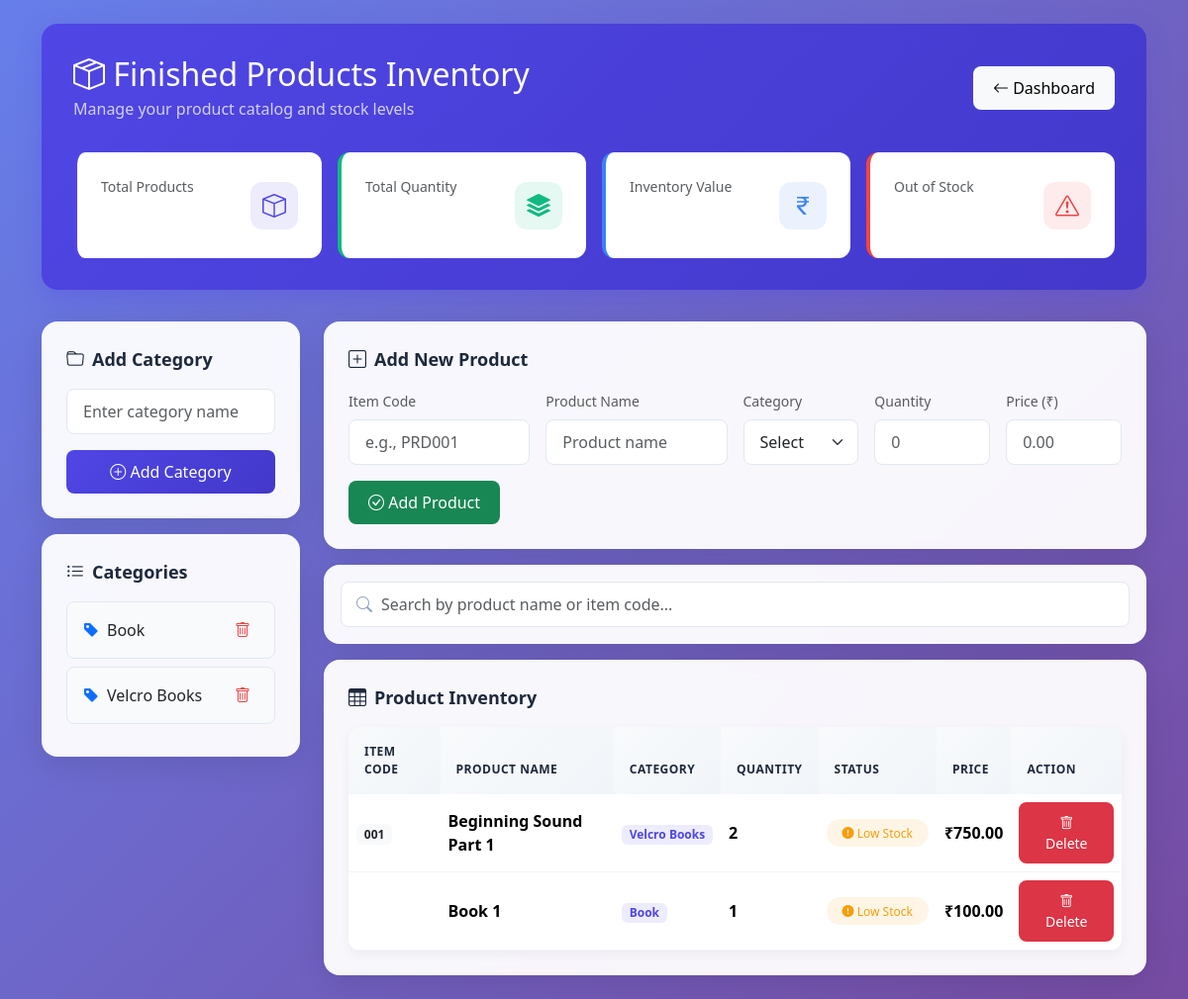
/finished_products.php (signed in), run on the app's committed database.
### tables this page shows
CREATE TABLE `product_categories` (
  `Category_ID` int(11) NOT NULL,
  `Category_Name` varchar(100) NOT NULL
);

CREATE TABLE `finished_products` (
  `Product_ID` int(11) NOT NULL,
  `Product_Code` varchar(50) DEFAULT NULL,
  `Product_Name` varchar(100) NOT NULL,
  `Item_Code` varchar(50) DEFAULT NULL,
  `Category` enum('Book','Toy') NOT NULL,
  `Quantity` int(11) NOT NULL DEFAULT 0,
  `Price` decimal(10,2) NOT NULL DEFAULT 0.00,
  `Created_At` timestamp NOT NULL DEFAULT current_timestamp(),
  `Category_ID` int(11) NOT NULL,
  `Min_Level` int(11) NOT NULL DEFAULT 5,
  `Min_Required` int(11) NOT NULL DEFAULT 5,
  `is_active` tinyint(4) DEFAULT 1
);

### finished_products.php (the view, shortened to what this page needs)
<?php
include 'db_connect.php';
$search = $_GET['search'] ?? '';
$where = $search ? "WHERE Product_Name LIKE '%$search%' OR Product_Code LIKE '%$search%'" : "";
$products = $conn->query("
SELECT p.*, c.Category_Name
FROM FINISHED_PRODUCTS p
LEFT JOIN PRODUCT_CATEGORIES c ON p.Category_ID=c.Category_ID
$where
ORDER BY p.Product_ID DESC
");
$cats = $conn->query("SELECT * FROM PRODUCT_CATEGORIES ORDER BY Category_Name");
$stats = $conn->query("
    SELECT
        COUNT(*) as total_products,
        SUM(Quantity) as total_quantity,
        SUM(Quantity * Price) as inventory_value,
        SUM(CASE WHEN Quantity = 0 THEN 1 ELSE 0 END) as out_of_stock
    FROM FINISHED_PRODUCTS
")->fetch_assoc();
?>
<!DOCTYPE html>
<html>
<head>
<link href="https://cdn.jsdelivr.net/npm/bootstrap@5.3.3/dist/css/bootstrap.min.css" rel="stylesheet">
<link href="https://cdn.jsdelivr.net/npm/bootstrap-icons@1.11.0/font/bootstrap-icons.css" rel="stylesheet">
</head>
<body>
<div class="container py-4">
<div class="header-section animate-in">
    <div class="d-flex justify-content-between align-items-center mb-3">
        <div>
            <h2 class="mb-1"><i class="bi bi-box-seam"></i> Finished Products Inventory</h2>
            <p class="mb-0 opacity-75">Manage your product catalog and stock levels</p>
        </div>
        <a href="index.php" class="btn btn-light btn-custom">
            <i class="bi bi-arrow-left"></i> Dashboard
        </a>
    </div>
    <div class="row g-3 mt-3">
        <div class="col-md-3">
            <div class="stat-card">
                <div class="d-flex justify-content-between align-items-center">
                    <div>
                        <div class="text-muted small mb-1">Total Products</div>
                        <h3 class="mb-0"><?= $stats['total_products'] ?></h3>
                    </div>
                    <div class="stat-icon" style="background: rgba(79, 70, 229, 0.1); color: var(--primary);">
                        <i class="bi bi-box"></i>
                    </div>
                </div>
            </div>
        </div>
        <div class="col-md-3">
            <div class="stat-card" style="border-left-color: var(--success);">
                <div class="d-flex justify-content-between align-items-center">
                    <div>
                        <div class="text-muted small mb-1">Total Quantity</div>
                        <h3 class="mb-0"><?= number_format($stats['total_quantity']) ?></h3>
                    </div>
                    <div class="stat-icon" style="background: rgba(16, 185, 129, 0.1); color: var(--success);">
                        <i class="bi bi-stack"></i>
                    </div>
                </div>
            </div>
        </div>
        <div class="col-md-3">
            <div class="stat-card" style="border-left-color: var(--info);">
                <div class="d-flex justify-content-between align-items-center">
                    <div>
                        <div class="text-muted small mb-1">Inventory Value</div>
                        <h3 class="mb-0">₹<?= number_format($stats['inventory_value'], 2) ?></h3>
                    </div>
                    <div class="stat-icon" style="background: rgba(59, 130, 246, 0.1); color: var(--info);">
                        <i class="bi bi-currency-rupee"></i>
                    </div>
                </div>
            </div>
        </div>
        <div class="col-md-3">
            <div class="stat-card" style="border-left-color: var(--danger);">
                <div class="d-flex justify-content-between align-items-center">
                    <div>
                        <div class="text-muted small mb-1">Out of Stock</div>
                        <h3 class="mb-0"><?= $stats['out_of_stock'] ?></h3>
                    </div>
                    <div class="stat-icon" style="background: rgba(239, 68, 68, 0.1); color: var(--danger);">
                        <i class="bi bi-exclamation-triangle"></i>
                    </div>
                </div>
            </div>
        </div>
    </div>
</div>
<div class="row g-4">
<div class="col-lg-3">
    <div class="glass-card p-4 animate-in">
        <div class="section-title">
            <i class="bi bi-folder"></i>
            Add Category
        </div>
        <form method="post">
            <div class="mb-3">
                <input class="form-control" name="category_name" placeholder="Enter category name" required>
            </div>
            <button name="add_category" class="btn btn-primary-custom btn-custom w-100">
                <i class="bi bi-plus-circle"></i> Add Category
            </button>
        </form>
    </div>
    <div class="glass-card p-4 mt-3 animate-in" style="animation-delay: 0.1s;">
        <div class="section-title">
            <i class="bi bi-list-ul"></i>
            Categories
        </div>
        <div style="max-height: 400px; overflow-y: auto;">
            <?php while($c=$cats->fetch_assoc()): ?>
            <div class="category-item">
                <div class="d-flex justify-content-between align-items-center">
                    <span><i class="bi bi-tag-fill me-2 text-primary"></i><?= $c['Category_Name'] ?></span>
                    <button onclick="return confirm('Delete this category?')" class="delete-btn"
                            onclick="window.location.href='?del_cat=<?= $c['Category_ID'] ?>'">
                        <i class="bi bi-trash"></i>
                    </button>
                </div>
            </div>
            <?php endwhile; ?>
        </div>
    </div>
</div>
<div class="col-lg-9">
    <div class="glass-card p-4 animate-in" style="animation-delay: 0.2s;">
        <div class="section-title">
            <i class="bi bi-plus-square"></i>
            Add New Product
        </div>
        <form method="post">
            <div class="row g-3">
                <div class="col-md-6 col-lg-3">
                    <label class="form-label small text-muted">Item Code</label>
                    <input class="form-control" name="code" placeholder="e.g., PRD001" required>
                </div>
                <div class="col-md-6 col-lg-3">
                    <label class="form-label small text-muted">Product Name</label>
                    <input class="form-control" name="name" placeholder="Product name" required>
                </div>
                <div class="col-md-6 col-lg-2">
                    <label class="form-label small text-muted">Category</label>
                    <select class="form-select" name="category" required>
                        <option value="">Select</option>
                    </select>
                </div>
                <div class="col-md-6 col-lg-2">
                    <label class="form-label small text-muted">Quantity</label>
                    <input class="form-control" name="qty" type="number" placeholder="0" required>
                </div>
                <div class="col-md-6 col-lg-2">
                    <label class="form-label small text-muted">Price (₹)</label>
                    <input class="form-control" name="price" type="number" step="0.01" placeholder="0.00" required>
                </div>
                <div class="col-12">
                    <button name="add_product" class="btn btn-success btn-custom">
                        <i class="bi bi-check-circle"></i> Add Product
                    </button>
                </div>
            </div>
        </form>
    </div>
    <div class="glass-card p-3 mt-3 animate-in" style="animation-delay: 0.3s;">
        <form class="search-wrapper">
            <i class="bi bi-search"></i>
            <input class="form-control" name="search" value="<?= htmlspecialchars($search) ?>"
                   placeholder="Search by product name or item code...">
        </form>
    </div>
    <div class="glass-card p-4 mt-3 animate-in" style="animation-delay: 0.4s;">
        <div class="section-title mb-3">
            <i class="bi bi-table"></i>
            Product Inventory
        </div>
        <div class="table-container">
            <div class="table-responsive">
                <table class="table table-hover align-middle">
                    <thead>
                        <tr>
                            <th>ITEM CODE</th>
                            <th>PRODUCT NAME</th>
                            <th>CATEGORY</th>
                            <th>QUANTITY</th>
                            <th>STATUS</th>
                            <th>PRICE</th>
                            <th>ACTION</th>
                        </tr>
                    </thead>
                    <tbody>
                        <?php while($p=$products->fetch_assoc()): ?>
                        <tr>
                            <td><span class="badge bg-light text-dark"><?= $p['Product_Code'] ?></span></td>
                            <td><strong><?= $p['Product_Name'] ?></strong></td>
                            <td><span class="badge" style="background: rgba(79, 70, 229, 0.1); color: var(--primary);"><?= $p['Category_Name'] ?></span></td>
                            <td><strong><?= $p['Quantity'] ?></strong></td>
                            <td>
                                <?php if($p['Quantity'] > 10): ?>
                                    <span class="badge badge-custom" style="background: rgba(16, 185, 129, 0.1); color: var(--success);">
                                        <i class="bi bi-check-circle-fill"></i> In Stock
                                    </span>
                                <?php elseif($p['Quantity'] > 0): ?>
                                    <span class="badge badge-custom" style="background: rgba(245, 158, 11, 0.1); color: var(--warning);">
                                        <i class="bi bi-exclamation-circle-fill"></i> Low Stock
                                    </span>
                                <?php else: ?>
                                    <span class="badge badge-custom" style="background: rgba(239, 68, 68, 0.1); color: var(--danger);">
                                        <i class="bi bi-x-circle-fill"></i> Out of Stock
                                    </span>
                                <?php endif; ?>
                            </td>
                            <td><strong>₹<?= number_format($p['Price'], 2) ?></strong></td>
                            <td>
                                <a href="?del_product=<?= $p['Product_ID'] ?>"
                                   class="btn btn-sm btn-danger btn-custom"
                                   onclick="return confirm('Are you sure you want to delete this product?')">
                                    <i class="bi bi-trash"></i> Delete
                                </a>
                            </td>
                        </tr>
                        <?php endwhile; ?>
                    </tbody>
                </table>
            </div>
        </div>
    </div>
</div>
</div>
</div>
</body>
</html>

### finished_products.php (style rules this page uses)
:root { --primary: #4f46e5; --primary-dark: #4338ca; --success: #10b981; --danger: #ef4444; --warning: #f59e0b; --info: #3b82f6; --light: #f8fafc; --dark: #1e293b; }
body { background: linear-gradient(135deg, #667eea 0%, #764ba2 100%); min-height: 100vh; font-family: 'Segoe UI', system-ui, sans-serif; }
.glass-card { background: rgba(255, 255, 255, 0.95); backdrop-filter: blur(10px); border-radius: 16px; border: 1px solid rgba(255, 255, 255, 0.3); box-shadow: 0 8px 32px rgba(0, 0, 0, 0.1); }
.header-section { background: linear-gradient(135deg, var(--primary) 0%, var(--primary-dark) 100%); border-radius: 16px; padding: 2rem; color: white; margin-bottom: 2rem; box-shadow: 0 8px 24px rgba(79, 70, 229, 0.3); }
.stat-card { background: white; border-radius: 12px; padding: 1.5rem; transition: transform 0.2s, box-shadow 0.2s; border-left: 4px solid var(--primary); }
.stat-icon { width: 48px; height: 48px; border-radius: 12px; display: flex; align-items: center; justify-content: center; font-size: 1.5rem; }
.category-item { background: #f8fafc; border-radius: 8px; padding: 0.75rem 1rem; margin-bottom: 0.5rem; transition: all 0.2s; border: 1px solid #e2e8f0; }
.btn-custom { border-radius: 8px; padding: 0.625rem 1.25rem; font-weight: 500; transition: all 0.2s; border: none; }
.btn-primary-custom { background: linear-gradient(135deg, var(--primary) 0%, var(--primary-dark) 100%); color: white; }
.form-control, .form-select { border-radius: 8px; border: 1px solid #e2e8f0; padding: 0.625rem 1rem; transition: all 0.2s; }
.search-wrapper { position: relative; }
.search-wrapper input { padding-left: 2.5rem; }
.search-wrapper i { position: absolute; left: 1rem; top: 50%; transform: translateY(-50%); color: #94a3b8; }
.table-container { border-radius: 12px; overflow: hidden; box-shadow: 0 4px 12px rgba(0, 0, 0, 0.05); }
.table { margin-bottom: 0; }
.table thead th { background: linear-gradient(135deg, #f8fafc 0%, #f1f5f9 100%); border: none; padding: 1rem; font-weight: 600; color: var(--dark); text-transform: uppercase; font-size: 0.75rem; letter-spacing: 0.5px; }
.table tbody tr { transition: all 0.2s; border-bottom: 1px solid #f1f5f9; }
.badge-custom { padding: 0.5rem 1rem; border-radius: 20px; font-weight: 500; font-size: 0.75rem; }
.section-title { font-size: 1.125rem; font-weight: 600; color: var(--dark); margin-bottom: 1rem; display: flex; align-items: center; gap: 0.5rem; }
.delete-btn { color: var(--danger); background: transparent; border: none; padding: 0.25rem 0.5rem; border-radius: 6px; transition: all 0.2s; cursor: pointer; }
.animate-in { animation: fadeIn 0.5s ease-out; }

### data on the page
product_categories: Category_Name "Book"
product_categories: Category_Name "Velcro Books"
finished_products: Product_Code "001", Product_Name "Beginning Sound Part 1", Category_ID.Category_Name "Velcro Books", Quantity "2", shows "Low Stock", Price "750.00"
finished_products: Product_Name "Book 1", Category_ID.Category_Name "Book", Quantity "1", shows "Low Stock", Price "100.00"
